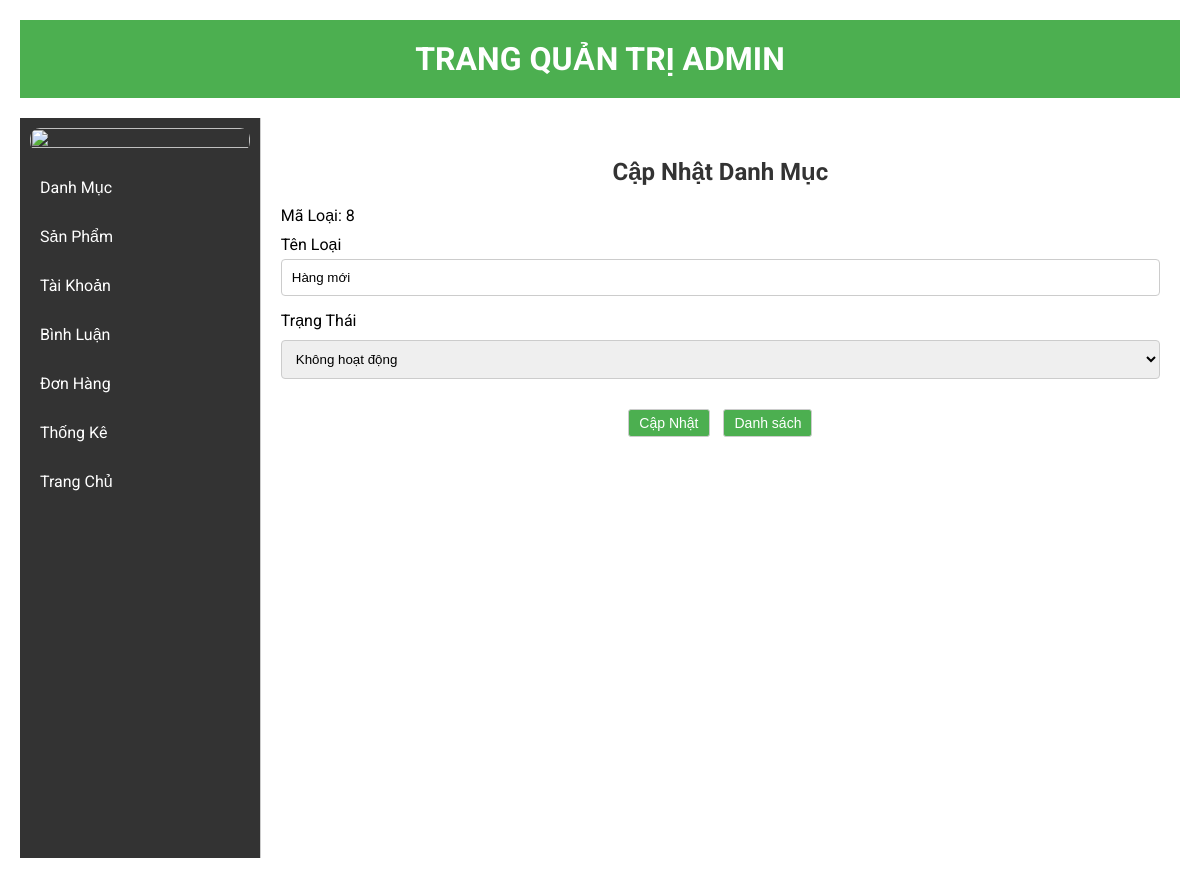
The page /admin/index.php?act=suadm&id=8 on the database its author committed.
### tables this page shows
CREATE TABLE `danhmuc` (
  `id_dm` int(10) NOT NULL,
  `ten_dm` varchar(50) NOT NULL,
  `trangthai` varchar(50) NOT NULL DEFAULT '0'
);

### model/pdo.php (called while the page is built, shortened)
<?php
function pdo_get_connection() {
    $dburl = "mysql:host=localhost;dbname=da1;charset=utf8";
    $username = 'root';
    $password = '';
    $conn = new PDO($dburl, $username, $password);
    $conn->setAttribute(PDO::ATTR_ERRMODE, PDO::ERRMODE_EXCEPTION);
    return $conn;
}
function pdo_query_one($sql, $sql_args = array()) {
    try {
        $conn = pdo_get_connection();
        $stmt = $conn->prepare($sql);
        $stmt->execute($sql_args);
        $row = $stmt->fetch(PDO::FETCH_ASSOC);
        return $row;
    } catch (PDOException $e) {
        throw $e;
    } finally {
        unset($conn);
    }
}
?>

### model/danhmuc.php (called while the page is built, shortened)
<?php
function loadone_danhmuc($id)
{
    $sql = "SELECT * FROM danhmuc WHERE id_dm = :id";
    $dm = pdo_query_one($sql, array(':id' => $id));
    return $dm;
}

### admin/danhmuc/update.php (the view, shortened to what this page needs)
<div class="row box">
    <div class="boxtrai">
        <div class="loai logoam tren">
            <img src="../upload/images (1).png" width="100%" height="100%" alt="">
        </div>
        <div class="loai hieuung">
            <ul>
                <li><a href="?act=adddm">Danh Mục</a></li>
                <li><a href="?act=addsp">Sản Phẩm</a></li>
                <li><a href="?act=taikhoan">Tài Khoản</a></li>
                <li><a href="?act=dsbl">Bình Luận</a></li>
                <li><a href="?act=donhang">Đơn Hàng</a></li>
                <li><a href="index.php?act=thongke">Thống Kê</a></li>
                <li><a href="../index.php">Trang Chủ</a></li>
            </ul>
        </div>
    </div>
    <div class="boxphai">
        <div class="tieudeb">
            <h2>Cập Nhật Danh Mục</h2>
        </div>
        <div class="bang">
            <form name="myForm" action="index.php?act=suadm" method="post">
                <div class="maloai">
                    Mã Loại: <?php echo $danhmuc['id_dm']; ?>
                </div>
                <div class="maloai">
                    Tên Loại<br>
                    <input type="text" name="tenloai" class="tenloai" value="<?php echo $danhmuc['ten_dm']; ?>">
                </div>
                <div class="maloai">
                    Trạng Thái<br>
                    <select name="trangthai">
                        <option value="1" <?php if ($danhmuc['trangthai'] == '1') echo 'selected'; ?>>Không hoạt động</option>
                    </select>
                </div>
                <div class="nut">
                    <input type="submit" name="capnhat" value="Cập Nhật">
                    <a href="index.php?act=listdm"><input type="button" value="Danh sách"></a>
                </div>
            </form>
        </div>
    </div>
</div>

### css/admin.css (style rules this page uses)
body { font-family: "Roboto", sans-serif; margin: 0; padding: 0; background-color: #f4f4f4; }
.box { display: flex; flex-direction: row; margin-top: 20px; }
.boxtrai { width: 20%; padding: 10px; background-color: #333; color: #fff; min-height: calc(100vh - 80px); }
.boxphai { width: 80%; padding: 20px; background-color: #fff; border-left: 1px solid #ccc; }
.logoam img { display: block; margin: auto; border-radius: 10px; }
.hieuung ul { list-style-type: none; padding: 0; }
.hieuung li { margin: 10px 0; }
.hieuung a { text-decoration: none; color: #fff; display: block; padding: 10px; transition: background-color 0.3s; }
.tieudeb h2 { text-align: center; color: #333; }
.bang, .bangl { margin: auto; }
.bang input { padding: 10px; margin: 10px 0; border: 1px solid #ccc; border-radius: 4px; }
.bang textarea, .bang select { width: 100%; padding: 10px; margin: 10px 0; border: 1px solid #ccc; border-radius: 4px; }
.nut { text-align: center; }
.nut input[type="submit"], .nut input[type="button"] { padding: 5px 10px; margin: 10px 5px; font-size: 14px; border: 1px solid #ccc; border-radius: 3px; background-color: #4caf50; color: white; cursor: pointer; transition: background-color 0.3s; }
.nut input[type="button"] { padding: 5px 10px; margin: 10px 5px; font-size: 14px; border: 1px solid #ccc; border-radius: 3px; background-color: #4caf50; color: white; cursor: pointer; transition: background-color 0.3s; }
.maloai { width: 100%; margin-bottom: 10px; align-items: center; }
.maloai input[type="text"], .maloai input[type="number"], .maloai textarea, .maloai input[type="file"] { flex: 2; padding: 10px; border: 1px solid #ccc; border-radius: 4px; box-sizing: border-box; width: 100%; }
.maloai input.tenloai { width: 100%; padding: 10px; margin: 5px 0; box-sizing: border-box; border: 1px solid #ccc; border-radius: 4px; }
img { display: block; margin: auto; border-radius: 10px; }

### rows shown on the page
danhmuc: id_dm "8", tenloai "Hàng mới", trangthai "Không hoạt động"
